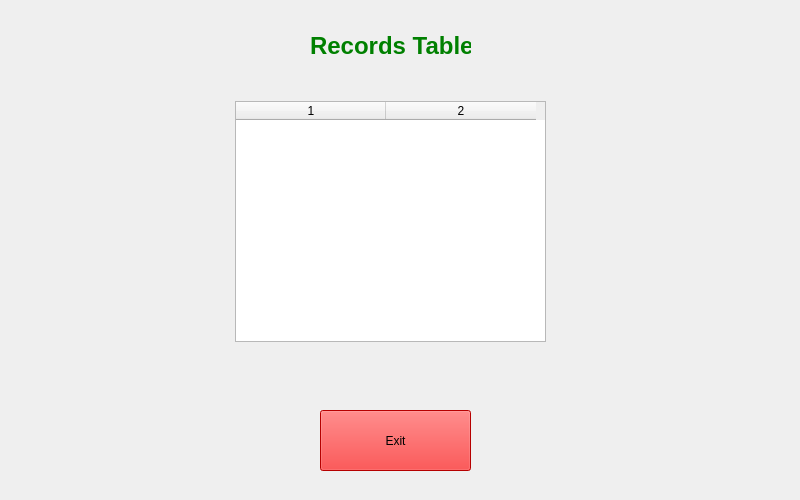
<?xml version="1.0" encoding="UTF-8"?>
<ui version="4.0">
 <class>RecordsTable</class>
 <widget class="QWidget" name="RecordsTable">
  <property name="geometry">
   <rect>
    <x>0</x>
    <y>0</y>
    <width>800</width>
    <height>500</height>
   </rect>
  </property>
  <property name="windowTitle">
   <string>Form</string>
  </property>
  <widget class="QLabel" name="label">
   <property name="geometry">
    <rect>
     <x>310</x>
     <y>20</y>
     <width>161</width>
     <height>51</height>
    </rect>
   </property>
   <property name="styleSheet">
    <string notr="true">color:green;
font-size: 24px;
font-weight: bold;</string>
   </property>
   <property name="text">
    <string>Records Table</string>
   </property>
  </widget>
  <widget class="QPushButton" name="exitRecordsTableButton">
   <property name="geometry">
    <rect>
     <x>320</x>
     <y>410</y>
     <width>151</width>
     <height>61</height>
    </rect>
   </property>
   <property name="styleSheet">
    <string notr="true">background-color:red;</string>
   </property>
   <property name="text">
    <string>Exit</string>
   </property>
  </widget>
  <widget class="QTableWidget" name="table">
   <property name="geometry">
    <rect>
     <x>235</x>
     <y>101</y>
     <width>311</width>
     <height>241</height>
    </rect>
   </property>
   <property name="styleSheet">
    <string notr="true"/>
   </property>
   <property name="horizontalScrollBarPolicy">
    <enum>Qt::ScrollBarAlwaysOff</enum>
   </property>
   <property name="editTriggers">
    <set>QAbstractItemView::NoEditTriggers</set>
   </property>
   <property name="selectionMode">
    <enum>QAbstractItemView::NoSelection</enum>
   </property>
   <property name="gridStyle">
    <enum>Qt::SolidLine</enum>
   </property>
   <property name="columnCount">
    <number>2</number>
   </property>
   <attribute name="horizontalHeaderDefaultSectionSize">
    <number>150</number>
   </attribute>
   <column/>
   <column/>
  </widget>
 </widget>
 <resources/>
 <connections/>
</ui>
